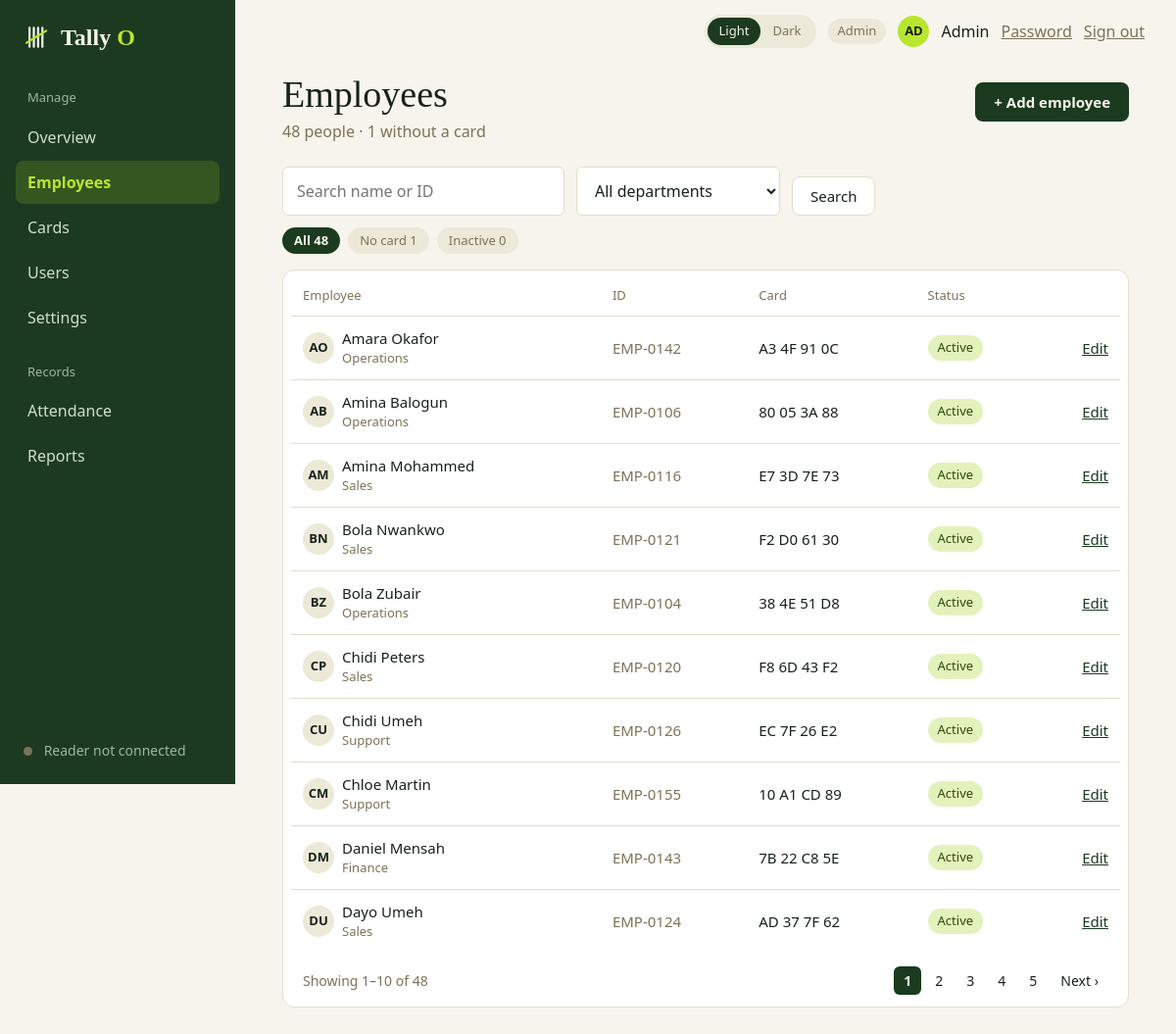
Before: /admin/employees (signed in) with the older database file.
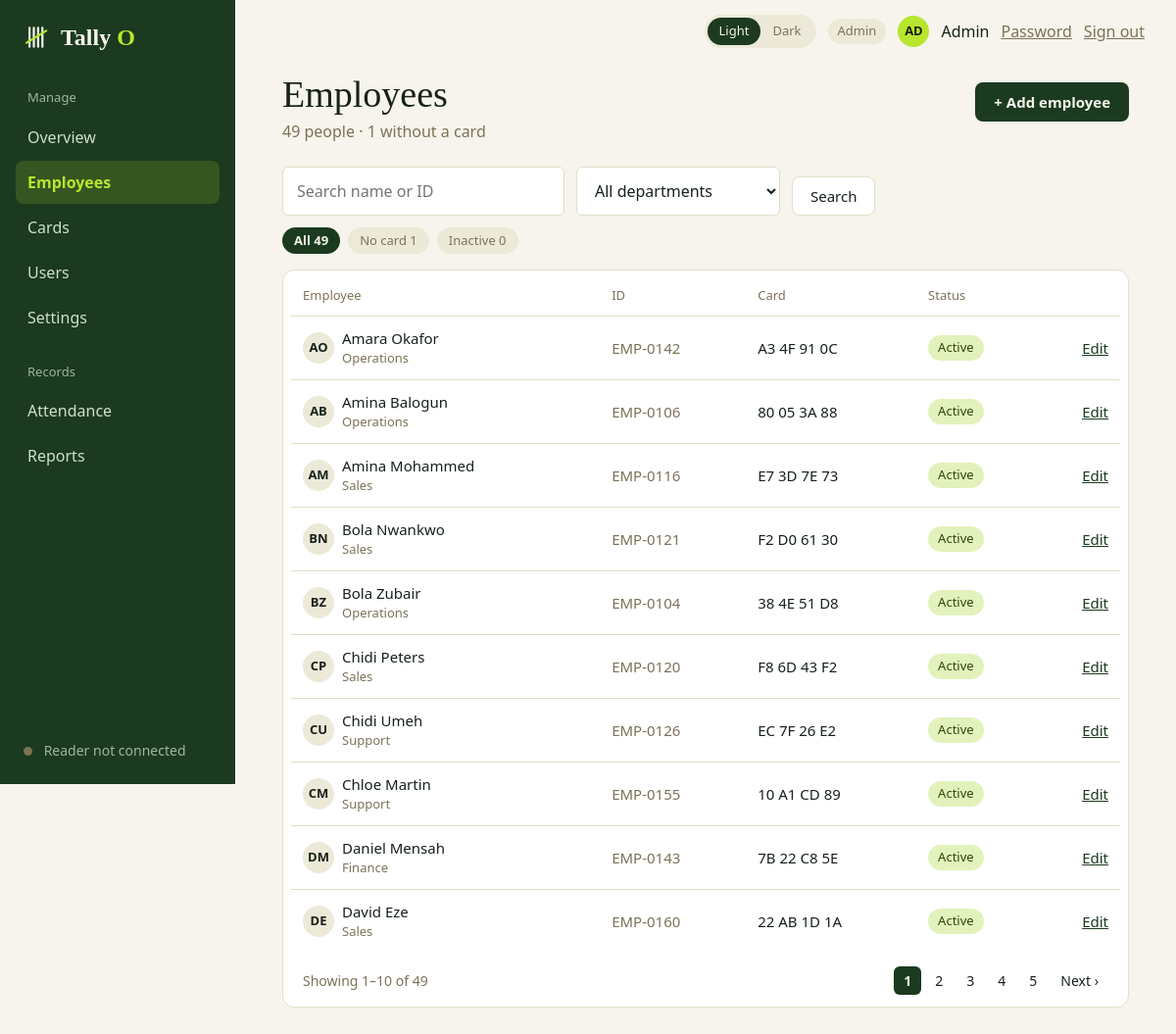
After: the same page with the newer database file.
### tables this page shows
CREATE TABLE employees (
    id            INTEGER PRIMARY KEY,
    employee_code TEXT    NOT NULL UNIQUE,              -- e.g. EMP-0142
    full_name     TEXT    NOT NULL,
    department    TEXT    NOT NULL,
    email         TEXT,
    joined_on     TEXT    NOT NULL,
    is_active     INTEGER NOT NULL DEFAULT 1 CHECK (is_active IN (0, 1))
);

### admin.py (the view)
@bp.route("/employees")
@admin_only
def employees():
    q = request.args.get("q", "").strip()[:60]
    dept = request.args.get("dept", "")[:40]
    status = request.args.get("status", "")
    if status not in ("no_card", "inactive"):
        status = ""
    page = request.args.get("page", 1, type=int)
    conn = db.get_db()
    return render_template(
        "admin_employees.html",
        result=queries.list_employees(conn, q, dept, status, page),
        counts=queries.employee_counts(conn), departments=queries.departments(conn),
        q=q, dept=dept, status=status,
        keep={"q": q or None, "dept": dept or None, "status": status or None},
        **shell_context("Employees"))

### app.py (called while the page is built)
@app.context_processor
def inject_globals():
    return {"APP_NAME": APP_NAME, "APP_TAGLINE": APP_TAGLINE,
            "csrf_token": auth.csrf_token, "safe_url": safe_url,
            "reader": reader.status(db.get_db())}

@app.after_request
def no_store_when_signed_in(response):
    if "user" in session and request.endpoint != "static":
        response.headers["Cache-Control"] = "no-store"
    return response

### auth.py (called while the page is built)
def csrf_token():
    if "csrf" not in session:
        session["csrf"] = secrets.token_hex(16)
    return session["csrf"]

def login_required(view):
    @wraps(view)
    def wrapped(*args, **kwargs):
        user = session.get("user")
        if not user:
            return redirect(url_for("auth.login"))
        row = get_db().execute("SELECT is_active, must_change_password FROM users WHERE id = ?",
                               (user["id"],)).fetchone()
        if row is None or not row["is_active"]:       # deactivated since they signed in
            session.clear()
            return redirect(url_for("auth.login"))
        if row["must_change_password"] and request.endpoint not in ("account.password", "auth.logout"):
            return redirect(url_for("account.password"))
        return view(*args, **kwargs)
    return wrapped

def role_required(*roles):
    def decorator(view):
        @wraps(view)
        @login_required
        def wrapped(*args, **kwargs):
            if session["user"]["role"] not in roles:
                abort(403)
            return view(*args, **kwargs)
        return wrapped
    return decorator

### db.py (called while the page is built)
def connect(path=DEFAULT_DB):
    Path(path).parent.mkdir(parents=True, exist_ok=True)
    conn = sqlite3.connect(str(path), isolation_level=None, timeout=10)  # we run transactions ourselves
    conn.row_factory = sqlite3.Row            # rows behave like dicts: row["name"]
    conn.execute("PRAGMA foreign_keys = ON")  # SQLite ignores foreign keys unless asked
    try:
        conn.execute("PRAGMA journal_mode = DELETE")
    except sqlite3.OperationalError:
        pass                                  # busy right now; the setting is applied on a later connection
    return conn

def get_db():
    if "db" not in g:
        g.db = connect(current_app.config["DATABASE"])
    return g.db

### queries.py (called while the page is built)
def employee_counts(db):
    return dict(db.execute(f"""
        SELECT SUM(is_active = 1) AS active, SUM(is_active = 0) AS inactive,
               SUM(is_active = 1 AND {_NO_ACTIVE_CARD}) AS no_card
        FROM employees e""").fetchone())

### templates/admin_employees.html (shortened to what this page needs)
{% extends "app_shell.html" %}
{% block content %}
  <div class="page-head">
    <div>
      <h1 class="page-title">Employees</h1>
      <p class="muted mt-1">{{ counts.active }} people · {{ counts.no_card }} without a card</p>
    </div>
    <a class="btn" href="{{ url_for('admin.employee_new') }}">+ Add employee</a>
  </div>
  <form class="toolbar mt-5" method="get" action="{{ url_for('admin.employees') }}">
    <input class="input toolbar-search" type="search" name="q" value="{{ q }}"
           placeholder="Search name or ID" aria-label="Search employees">
    <select class="input toolbar-select" name="dept" aria-label="Department">
      <option value="">All departments</option>
    </select>
    <button class="btn btn-secondary" type="submit">Search</button>
  </form>
  <div class="chips">
    <a class="chip" href="{{ url_for('admin.employees', q=q or None, dept=dept or None) }}"
       {% if not status %}aria-current="true"{% endif %}>All {{ counts.active }}</a>
    <a class="chip" href="{{ url_for('admin.employees', q=q or None, dept=dept or None, status='no_card') }}"
       {% if status == 'no_card' %}aria-current="true"{% endif %}>No card {{ counts.no_card }}</a>
    <a class="chip" href="{{ url_for('admin.employees', q=q or None, dept=dept or None, status='inactive') }}"
       {% if status == 'inactive' %}aria-current="true"{% endif %}>Inactive {{ counts.inactive }}</a>
  </div>
  <div class="card table-card mt-4">
    <table class="table">
      <thead><tr><th>Employee</th><th>ID</th><th>Card</th><th>Status</th><th></th></tr></thead>
      <tbody>
        {% for e in result.rows %}
          <tr>
            <td>
              <div class="row">
                <span class="avatar">{{ e.initials }}</span>
                <div><div>{{ e.full_name }}</div><div class="muted small">{{ e.department }}</div></div>
              </div>
            </td>
            <td class="muted">{{ e.employee_code }}</td>
            <td>
              {% if e.card_uid %}{{ e.card_uid }}
              {% elif e.is_active %}<a href="{{ safe_url('admin.employee_card', employee_id=e.id) }}">Assign card</a>
              {% else %}<span class="muted">–</span>{% endif %}
            </td>
            <td>
              {% if not e.is_active %}<span class="pill">Inactive</span>
              {% elif e.card_uid %}<span class="pill pill-ok">Active</span>
              {% else %}<span class="pill pill-late">No card</span>{% endif %}
            </td>
            <td class="right"><a href="{{ safe_url('admin.employee_edit', employee_id=e.id) }}">Edit</a></td>
          </tr>
        {% else %}
          <tr><td colspan="5" class="empty-cell">No employees match your search.</td></tr>
        {% endfor %}
      </tbody>
    </table>
    {% if result.total %}
      <div class="pager">
        <span class="muted">Showing {{ result.first }}–{{ result.last }} of {{ result.total }}</span>
        {% if result.pages > 1 %}
          <nav aria-label="Pages">
            {% for n in result.numbers %}
              {% if n is none %}<span class="page muted">…</span>
              {% elif n == result.page %}<a href="#" aria-current="page">{{ n }}</a>
              {% else %}<a href="{{ url_for('admin.employees', page=n, **keep) }}">{{ n }}</a>{% endif %}
            {% endfor %}
            {% if result.page < result.pages %}<a href="{{ url_for('admin.employees', page=result.page + 1, **keep) }}">Next ›</a>{% endif %}
          </nav>
        {% endif %}
      </div>
    {% endif %}
  </div>
{% endblock %}

### templates/app_shell.html (shortened to what this page needs)
{% extends "base.html" %}
{% block head %}
  <link rel="stylesheet" href="{{ url_for('static', filename='css/dashboard.css') }}">
{% endblock %}
{% block body %}
<div class="shell">
  <aside class="sidebar">
    <a class="sidebar-brand" href="{{ url_for('home') }}">
      {% include "partials/logo.html" %}
    </a>
    <nav aria-label="Main menu">
      {% for group in nav %}
        <div class="nav-label">{{ group.label }}</div>
        {% for link in group.links %}
          <a class="nav-link" href="{{ link.href }}"
             {% if link.name == active %}aria-current="page"{% endif %}>{{ link.name }}</a>
        {% endfor %}
      {% endfor %}
    </nav>
    <div class="sidebar-footer">
      {% block sidebar_footer %}{% if role_key == 'hr' %}HR access is view and export only. Contact an admin to change employees or cards.{% elif role_key == 'employee' %}Your records are view only. Ask your administrator to correct a mistake.{% else %}<span class="dot {{ '' if reader.connected else 'dot-off' }}"></span> {{ reader.label }}{% endif %}{% endblock %}
    </div>
  </aside>
  <div class="main">
    <header class="topbar">
      {% include "partials/theme_toggle.html" %}
      <span class="pill">{{ role_label }}</span>
      <span class="avatar avatar-accent">{{ user_initials }}</span>
      <span>{{ user_name }}</span>
      <a class="muted" href="{{ safe_url('account.password') }}">Password</a>
      <form class="inline-form" method="post" action="{{ url_for('auth.logout') }}">
        <button class="link-button muted" type="submit">Sign out</button>
      </form>
    </header>
    <main class="content">
      {% block content %}{% endblock %}
    </main>
  </div>
</div>
{% endblock %}

### templates/base.html (shortened to what this page needs)
<!DOCTYPE html>
<html lang="en" data-theme="light">
<head>
  <link rel="stylesheet" href="{{ url_for('static', filename='css/base.css') }}">
  {% block head %}{% endblock %}
</head>
<body class="{% block body_class %}{% endblock %}">
  {% block body %}{% endblock %}
</body>
</html>

### templates/partials/logo.html
<span class="brand">
    <svg class="brand-mark" viewBox="0 0 64 64" fill="none" stroke="currentColor" stroke-width="5" stroke-linecap="round" aria-hidden="true">
        <path d="M14 10V54M24 10V54M34 10V54M44 10V54"/>
        <path class="brand-slash" d="M7 45L53 17"/>
    </svg>
    <span class="brand-name">{{ APP_NAME[:-1] }}
        <span>{{ APP_NAME[-1]|upper }}</span>
    </span>
</span>

### templates/partials/theme_toggle.html
<div class="theme-toggle" role="group" aria-label="Colour theme">
    <button type="button" data-theme-option="light" aria-pressed="false">Light</button>
    <button type="button" data-theme-option="dark" aria-pressed="false">Dark</button>
</div>

### static/css/dashboard.css (style rules this page uses)
.page-head { display: flex; align-items: flex-start; justify-content: space-between; gap: var(--space-4); flex-wrap: wrap; }
.page-head .btn { margin-top: 0.5rem; }
.mt-5 { margin-top: var(--space-5); }
.small { font-size: 0.8125rem; }
.right { text-align: right; }
.toolbar { display: flex; flex-wrap: wrap; align-items: center; gap: var(--space-3); }
.toolbar-search { width: 18rem; max-width: 100%; }
.toolbar-select { width: 13rem; max-width: 100%; }
.chips { display: flex; flex-wrap: wrap; gap: var(--space-2); margin-top: var(--space-3); }
.chip { padding: 0.25rem 0.75rem; border-radius: var(--radius-pill); background: var(--soft); color: var(--muted); font-size: 0.8125rem; text-decoration: none; }
.chip[aria-current="true"] { background: var(--primary); color: var(--on-primary); font-weight: 700; }
.pager { display: flex; align-items: center; justify-content: space-between; flex-wrap: wrap; gap: var(--space-3); padding: 0.875rem 0.75rem 0.25rem; font-size: 0.875rem; }
.pager nav { display: flex; gap: var(--space-1); }
.pager nav a, .pager .page { padding: 0.25rem 0.625rem; border-radius: var(--radius-sm); color: var(--text); text-decoration: none; }
.pager nav a[aria-current="page"] { background: var(--primary); color: var(--on-primary); font-weight: 700; }
.dot-off { background: var(--sidebar-muted); }
.dot-off { background: var(--muted); }
.toolbar { align-items: flex-end; }
:root, html[data-theme="light"] { --chart-ok: #7DB82A; --chart-low: #E2A52B; }

Changed rows visible on the page:
no longer on this page (row unchanged): employees: initials "DU", full_name "Dayo Umeh", department "Sales", employee_code "EMP-0124", card_uid "AD 37 7F 62", is_active "Active"
added employees: initials "DE", full_name "David Eze", department "Sales", employee_code "EMP-0160", card_uid "22 AB 1D 1A", is_active "Active"
Other visible differences:
{{ counts.active }}: "48" → "49"
{{ result.total }}: "48" → "49"
